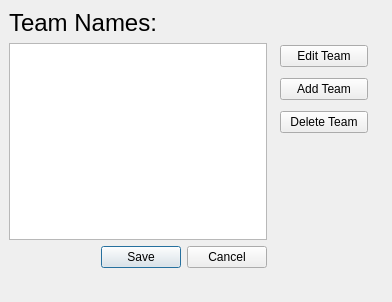
<?xml version="1.0" encoding="UTF-8"?>
<ui version="4.0">
 <class>Dialog</class>
 <widget class="QDialog" name="Dialog">
  <property name="geometry">
   <rect>
    <x>0</x>
    <y>0</y>
    <width>392</width>
    <height>302</height>
   </rect>
  </property>
  <property name="windowTitle">
   <string>Dialog</string>
  </property>
  <widget class="QWidget" name="">
   <property name="geometry">
    <rect>
     <x>9</x>
     <y>9</y>
     <width>258</width>
     <height>259</height>
    </rect>
   </property>
   <layout class="QVBoxLayout" name="verticalLayout_3">
    <item>
     <layout class="QVBoxLayout" name="verticalLayout">
      <item>
       <widget class="QLabel" name="label">
        <property name="font">
         <font>
          <family>Arial</family>
          <pointsize>18</pointsize>
         </font>
        </property>
        <property name="text">
         <string>Team Names:</string>
        </property>
       </widget>
      </item>
     </layout>
    </item>
    <item>
     <widget class="QPlainTextEdit" name="name_text_edit"/>
    </item>
    <item>
     <layout class="QHBoxLayout" name="horizontalLayout">
      <item>
       <widget class="QDialogButtonBox" name="buttonBox">
        <property name="orientation">
         <enum>Qt::Horizontal</enum>
        </property>
        <property name="standardButtons">
         <set>QDialogButtonBox::Cancel|QDialogButtonBox::Save</set>
        </property>
       </widget>
      </item>
     </layout>
    </item>
   </layout>
  </widget>
  <widget class="QWidget" name="">
   <property name="geometry">
    <rect>
     <x>280</x>
     <y>40</y>
     <width>88</width>
     <height>98</height>
    </rect>
   </property>
   <layout class="QVBoxLayout" name="verticalLayout_2">
    <item>
     <widget class="QPushButton" name="pushButton">
      <property name="text">
       <string>Edit Team</string>
      </property>
     </widget>
    </item>
    <item>
     <widget class="QPushButton" name="pushButton_2">
      <property name="text">
       <string>Add Team</string>
      </property>
     </widget>
    </item>
    <item>
     <widget class="QPushButton" name="pushButton_3">
      <property name="text">
       <string>Delete Team</string>
      </property>
     </widget>
    </item>
   </layout>
  </widget>
 </widget>
 <resources/>
 <connections>
  <connection>
   <sender>buttonBox</sender>
   <signal>accepted()</signal>
   <receiver>Dialog</receiver>
   <slot>accept()</slot>
   <hints>
    <hint type="sourcelabel">
     <x>248</x>
     <y>254</y>
    </hint>
    <hint type="destinationlabel">
     <x>157</x>
     <y>274</y>
    </hint>
   </hints>
  </connection>
  <connection>
   <sender>buttonBox</sender>
   <signal>rejected()</signal>
   <receiver>Dialog</receiver>
   <slot>reject()</slot>
   <hints>
    <hint type="sourcelabel">
     <x>316</x>
     <y>260</y>
    </hint>
    <hint type="destinationlabel">
     <x>286</x>
     <y>274</y>
    </hint>
   </hints>
  </connection>
 </connections>
</ui>
